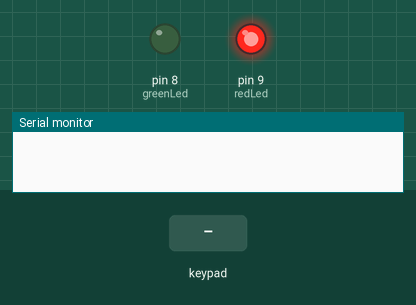
Bench run of a sketch on a simulated Arduino Uno, built with avr-gcc and run on an emulated ATmega328P. Parts: output pins drawn as LEDs (lit = HIGH), the last lines printed to the serial monitor. Dashed ring = blinking. Inputs (shaded band) come from the test bench.

Above: at 1.2 s.
1.3 s: keypad keys 2 3 4 5 pressed 0.4 s apart
At 5.8 s:
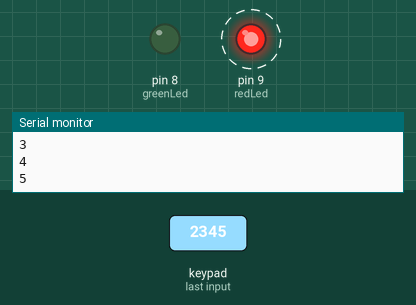
5.9 s: keypad keys 9 8 7 6 # pressed 0.4 s apart
At 8.3 s:
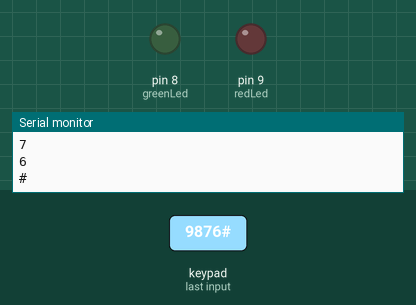
9.5 s: keypad keys 9 8 7 6 * pressed 0.4 s apart
Timing chart, 0 to 15.7 s (numbered marks = the images above; inputs shaded):
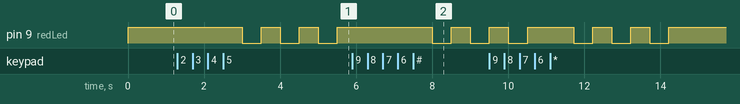

Measured:
- after the input at 1.3 s, pin 9 (redLed): alternates HIGH for 0.50 s and LOW for 0.50 s, starting after 1.7 s
- after the input at 5.9 s, pin 9 (redLed): HIGH → LOW after 2.1 s, → HIGH 0.50 s later, → LOW 0.50 s later

The sketch:

Ejercicio2.4.ino
```cpp
/*
  Ejercicio 2.4 - Cierre Automático con ultrasonidos (0,30 puntos)
  *****************************************************************************
  GRUPO 5:
   - Olga Alonso Grela      UO288066
   - Pablo Pérez Saaverdra  UO288816
   - Martín Cancio Barrera  UO287561
  *****************************************************************************
*/
#include <Keypad.h>

// pins
int redLed = 9;
int greenLed = 8;

int trig = 11;
int echo = 10;
unsigned long millisTime = 0;
unsigned long result = 0;

const byte rows = 4;
const byte cols = 4;

bool open = false;

// Matriz mapping keypad
char keys[rows][cols] = {{'1','2','3','A'},
                          {'4','5','6','B'},
                          {'7','8','9','C'},
                          {'*','0','#','D'}};

byte pinsRow[rows] = {2, 3, 4, 5};
byte pinsCol[cols] = {A0, A1, A2, A3};

// Contraseña
char passw[4] = {'9', '8', '7', '6'};

// Pines del KeyPad
Keypad keypad = Keypad(makeKeymap(keys), pinsRow, pinsCol, rows, cols);

void setup() {
  Serial.begin(9600);
  pinMode(redLed, OUTPUT);
  pinMode(greenLed, OUTPUT);
  // Cerrado -> Led roja
  digitalWrite(greenLed, LOW);
  digitalWrite(redLed, HIGH);
  // Ultrasound
  pinMode(trig, OUTPUT);
  pinMode(echo, INPUT);
}

void loop() {
  digitalWrite(greenLed, LOW);
  digitalWrite(redLed, HIGH);

  if(isPassword()) {
    open = true;
  }

  if (keypad.waitForKey() == 'C' && open) {
    // Cerrado -> Led roja
    digitalWrite(greenLed, LOW);
    digitalWrite(redLed, HIGH);
    open = false;
  }
}

bool isPassword(){
  char input;
  bool valid = true;
  for(int i = 0; i < 4;i++){
    input = keypad.waitForKey();
    Serial.println(input);
    if(input != passw[i]){
      valid = false;
    }
  }
   if(!valid){
    digitalWrite(redLed, HIGH);
    delay(500);
    digitalWrite(redLed, LOW);
    delay(500);
    digitalWrite(redLed, HIGH);
    delay(500);
    digitalWrite(redLed, LOW);
    delay(500);
    digitalWrite(redLed, HIGH);
    delay(500);
    digitalWrite(redLed, LOW);
    delay(500);
    digitalWrite(redLed, HIGH);

  } else {
    digitalWrite(greenLed, LOW);
    digitalWrite(redLed, LOW);
    delay(1000);
    digitalWrite(greenLed, HIGH);
    delay(5000);

    while ( ultrasound() ) {
      delay(5000);
    }

    digitalWrite(greenLed, LOW);
    digitalWrite(redLed, HIGH);
  }
  return valid;
}

// Check if ultrasound is detecting smth at 10 cntm or less
bool ultrasound(){
  int cm = ping(trig,echo);
  Serial.print(cm);
  if(cm <= 10){
    millisTime = millis();
    result = 0;
    return true;
  }
  return false;
}

int ping(int trig, int echo) {
  long timeBetween, cm;

  digitalWrite(trig, LOW);
  delayMicroseconds(4);
  digitalWrite(trig, HIGH);
  delayMicroseconds(10);
  digitalWrite(trig, LOW);

  // Time between pulses, in ms
  timeBetween = pulseIn(echo, HIGH);

  // Distance in cm
  cm = timeBetween * 10 / 292/ 2;
  return cm;
}
```
